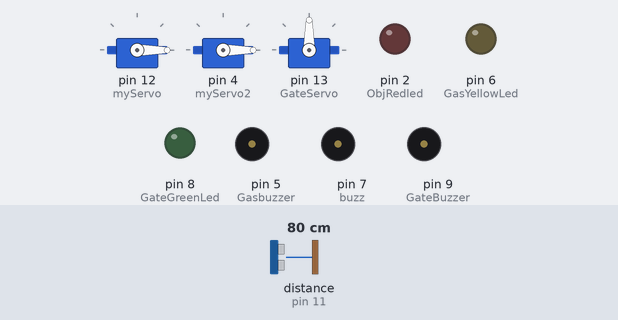
Bench run of a sketch on a simulated Arduino Uno, built with avr-gcc and run on an emulated ATmega328P. Parts: 3 × servo, output pins drawn as LEDs (lit = HIGH), buzzer (waves = sounding, pin HIGH). Wiring (inferred from the names in the program): ultrasonic range finder: trigger pin 10; echo pin 11. The inputs (shaded band) are chosen by the test bench; at power-on: distance to the obstacle (sensor on pin 11) 80 cm. The echo pulse lasts 58.3 µs per cm; pins used as bus, display or sensor lines are not drawn; what the sketch prints to the serial monitor is not drawn.

Above: at 0.01 s.
1.3 s: distance to the obstacle (sensor on pin 11) set to 4 cm
At 1.9 s:
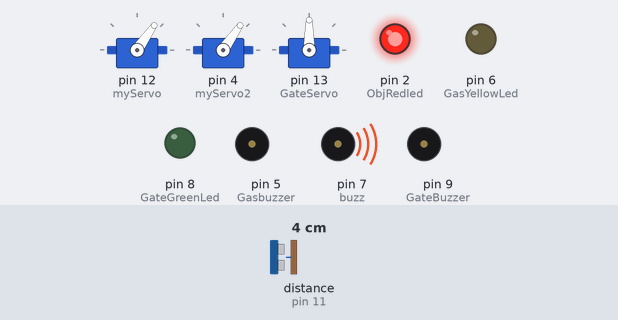
4.3 s: distance to the obstacle (sensor on pin 11) set to 2 cm
At 5.8 s:
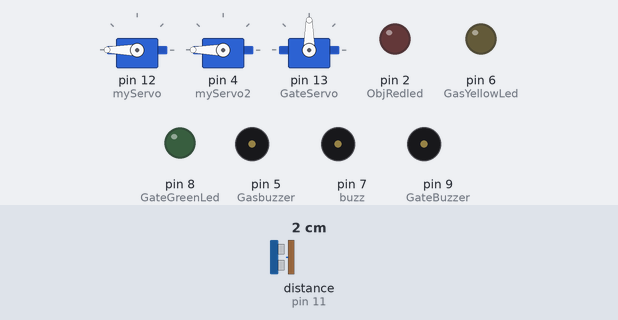
7.3 s: distance to the obstacle (sensor on pin 11) set to 4 cm
10.3 s: distance to the obstacle (sensor on pin 11) set to 35 cm
At 10.8 s:
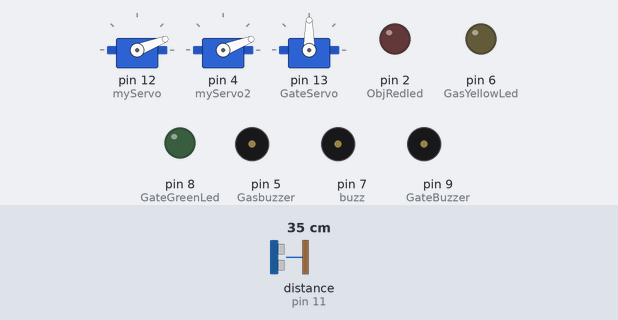
Timing chart, 0 to 17.3 s (numbered marks = the images above; inputs shaded):
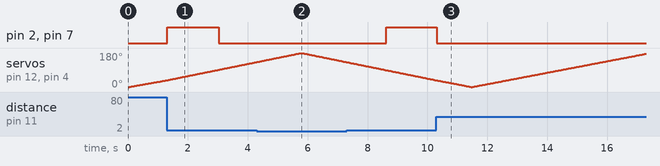

The sketch:

merged_code_display-gate.ino
```cpp
// Includes the Servo library
#include <Servo.h>.
/////the Ultrasonic Sensor to detect the object//////////
// Defines Tirg and Echo pins of the Ultrasonic Sensor
const int trigPin = 10;
const int echoPin = 11;
// Variables for the duration and the distance
long duration;
int distance;
int ObjRedled=2;
int buzz=7;
Servo myServo; // Creates a servo object for controlling the servo motor
Servo myServo2;


/////////////////////////////////////////////////////////////////////
//OPEN GATE FOR CARS
Servo GateServo;
int GateBuzzer = 9; //connects buzzer to digital pin 12
int GateIr = 3; // connect ir sensor  to digital pin 2
int GateGreenLed = 8;


///////////////////////////////////////

//Gas detection//

int GasYellowLed = 6;
//7
int Gasbuzzer = 5;
int smokeA0 = A5;
// Your threshold value
int sensorThres = 30;

/////////////////////////////////////

void setup() {
  Serial.begin(9600);
  pinMode(trigPin, OUTPUT); // Sets the trigPin as an Output
  pinMode(echoPin, INPUT); // Sets the echoPin as an Input
  pinMode(ObjRedled,OUTPUT);//red led as output
  pinMode(GateGreenLed,OUTPUT);
  pinMode(GasYellowLed,OUTPUT);
  pinMode(buzz,OUTPUT);// buzz as output
  pinMode(GateBuzzer, OUTPUT);// define buzzer(piezo) as a output device
  pinMode(Gasbuzzer, OUTPUT);// define buzzer(piezo) as a output device
  pinMode(GateIr, INPUT); // defines ir sensor as a input device


  myServo.attach(12); // Defines on which pin is the servo motor attached
  myServo2.attach(4);
  GateServo.attach(13); // attaches the servo to digital pin


}
void loop() {
 //openGate();
 detectobj();
//gasDetect();
}
// Function for calculating the distance measured by the Ultrasonic sensor
int calculateDistance(){

  digitalWrite(trigPin, LOW);
  delayMicroseconds(2);
  // Sets the trigPin on HIGH state for 10 micro seconds
  digitalWrite(trigPin, HIGH);
  delayMicroseconds(10);
  digitalWrite(trigPin, LOW);
  duration = pulseIn(echoPin, HIGH); // Reads the echoPin, returns the sound wave travel time in microseconds
  distance= duration*0.034/2;
  return distance;
}

void detectobj(){

  // rotates the servo motor from 15 to 165 degrees
  for(int i=0;i<=180;i++){
  myServo.write(i);
  myServo2.write(i);
  delay(30);
  distance = calculateDistance();// Calls a function for calculating the distance measured by the Ultrasonic sensor for each degree

  Serial.print(i); // Sends the current degree into the Serial Port
  Serial.print(","); // Sends addition character right next to the previous value needed later in the Processing IDE for indexing
  Serial.print(distance); // Sends the distance value into the Serial Port
  Serial.print("."); // Sends addition character right next to the previous value needed later in the Processing IDE for indexing

 if(distance>=2 and distance<=15 and i<=90) {
   myServo2.write(i);
      digitalWrite(ObjRedled, HIGH);//turns off green led
      digitalWrite( buzz, HIGH);//turns on buzzer


    }
    else{
       myServo2.write(0);
      digitalWrite(ObjRedled, LOW);//turns off green led
      digitalWrite( buzz, LOW);//turns on buzzer


      }
  }
  // Repeats the previous lines from 165 to 15 degrees
  for(int i=180;i>0;i--){
  myServo.write(i);
  myServo2.write(i);

  delay(30);
  distance = calculateDistance();
  Serial.print(i);
  Serial.print(",");
  Serial.print(distance);
  Serial.print(".");
   if(distance>=2 and distance<=15 and i<=90){
    myServo2.write(i);
      digitalWrite(ObjRedled, HIGH);//turns off green led
      digitalWrite( buzz, HIGH);//turns on buzzer


    }
    else{
      myServo2.write(0);
      digitalWrite(ObjRedled, LOW);//turns off green led
      digitalWrite( buzz, LOW);//turns on buzzer


      }
  }
  }

void openGate(){
  int irValue=digitalRead(GateIr);
  if (irValue == 0) {
    digitalWrite(GateBuzzer, HIGH);
    digitalWrite(GateGreenLed, HIGH);
    GateServo.write(90);
    delay(15);
    Serial.print("irValue: ");
   Serial.println(irValue);
     //delay(1000);
  }

  else {
    digitalWrite(GateBuzzer, LOW);
    digitalWrite(GateGreenLed, LOW);
    GateServo.write(0);
    delay(15);
    //delay(100);
  }
}

void gasDetect(){
  int analogSensor = analogRead(smokeA0);

  Serial.print("Pin A0: ");
  Serial.println(analogSensor);
  // Checks if it has reached the threshold value
  if (analogSensor > sensorThres)
  {
    digitalWrite(GasYellowLed, HIGH);
    Serial.println("Gas detected...");
    digitalWrite(Gasbuzzer, HIGH);

  }
  else
  {
    digitalWrite(GasYellowLed, LOW);
  //  digitalWrite(greenLed, HIGH);
    Serial.println("No Gas detected...");
    digitalWrite(Gasbuzzer, LOW);

  }
  delay(1000);
  }
```

Measured:
- after the input at 1.3 s, pin 2 (ObjRedled), pin 7 (buzz): LOW → HIGH at once, → LOW 1.7 s later
- after the input at 7.3 s, pin 2 (ObjRedled), pin 7 (buzz): LOW → HIGH after 1.3 s
- after the input at 10.3 s, pin 2 (ObjRedled), pin 7 (buzz): HIGH → LOW after 0.01 s instead of 4.0 s
